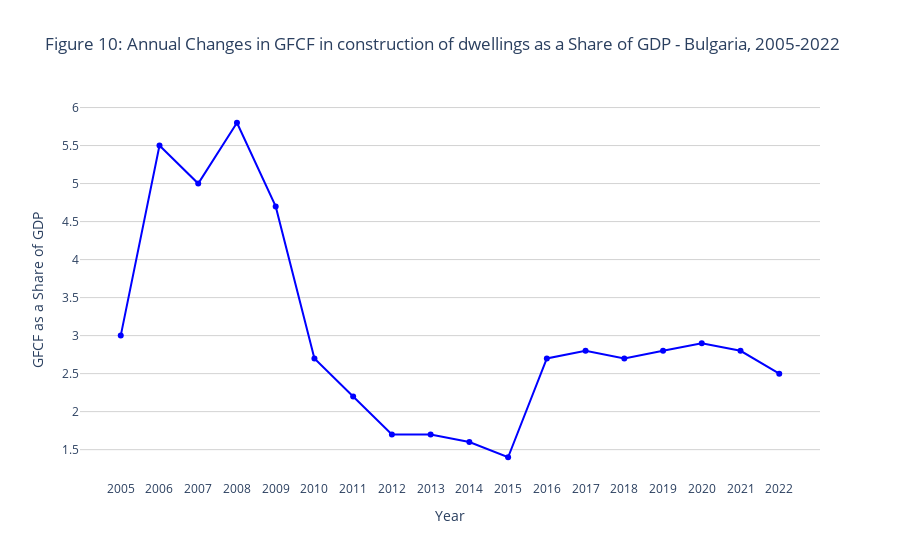

Notebook cell for this chart:
### Markdown cell above
#### **Exploring Gross fixed capital formation (GFCF) in construction of dwellings as a Share of GDP**

As illustrated in Figure 10 below, we delve into the yearly alterations in Gross fixed capital formation (GFCF) within construction of dwellings, as a proportion of the Gross Domestic Product (GDP).

### Code cell
house_prices_plot_1(
    data = gfcf_dwellings,
    col = "gfcf_to_gpd",
    title = "Figure 10: Annual Changes in GFCF in construction of dwellings as a Share of GDP - Bulgaria, 2005-2022",
    title_x = "GFCF as a Share of GDP", title_y = "Year",
    height=500, color = "blue")

### Figure 1 — Plotly figure (JSON) as saved in the notebook; plotly's stock layout.template omitted (floating-point values rounded to 4 significant figures)
{"data": [{"line": {"color": "blue"}, "name": "gfcf_to_gpd", "type": "scatter", "x": ["2005", "2006", "2007", "2008", "2009", "2010", "2011", "2012", "2013", "2014", "2015", "2016", "2017", "2018", "2019", "2020", "2021", "2022"], "y": [3, 5.5, 5, 5.8, 4.7, 2.7, 2.2, 1.7, 1.7, 1.6, 1.4, 2.7, 2.8, 2.7, 2.8, 2.9, 2.8, 2.5]}], "layout": {"autosize": true, "plot_bgcolor": "white", "title": {"text": "Figure 10: Annual Changes in GFCF in construction of dwellings as a Share of GDP - Bulgaria, 2005-2022"}, "xaxis": {"autorange": true, "range": [-1.02, 18.02], "title": {"text": "Year"}, "type": "category"}, "yaxis": {"autorange": true, "gridcolor": "lightgray", "range": [1.09, 6.11], "showgrid": true, "title": {"text": "GFCF as a Share of GDP"}, "type": "linear"}}}
